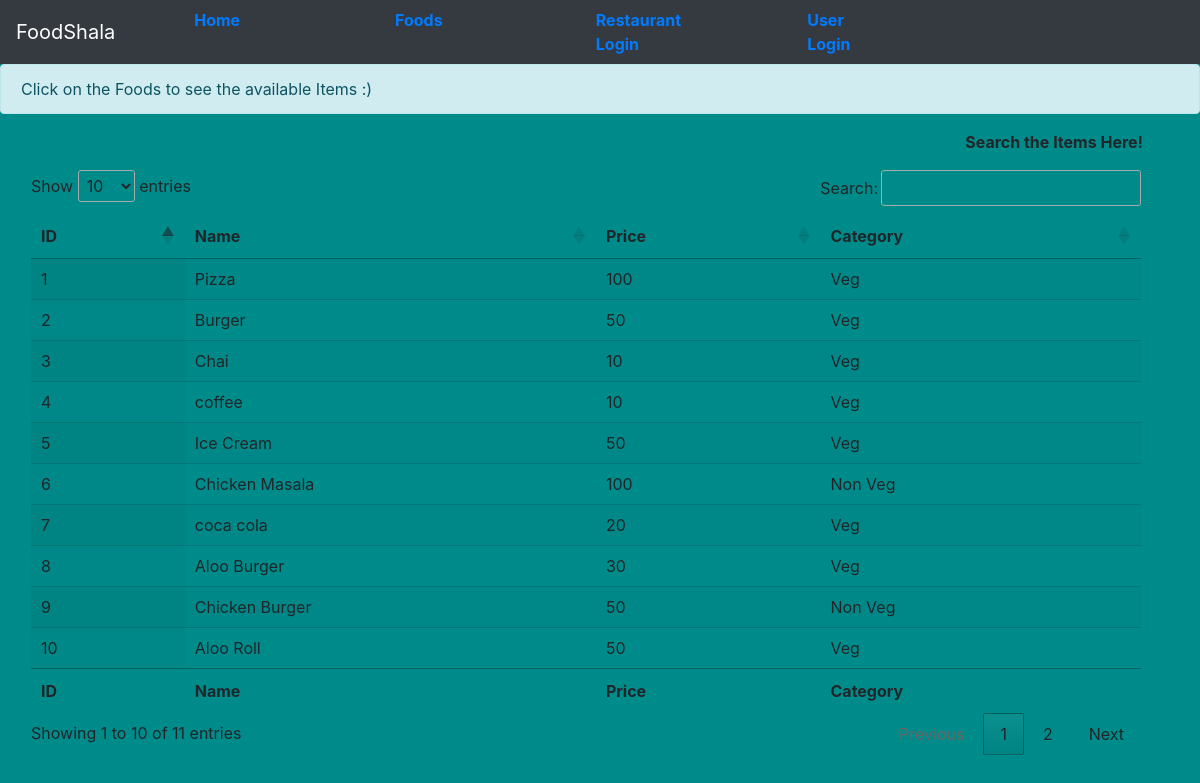
The page /index.php/admin_home/Display_product on the database its author committed.
### tables this page shows
CREATE TABLE `product` (
  `id` int(11) NOT NULL,
  `name` varchar(50) DEFAULT NULL,
  `price` varchar(50) DEFAULT NULL,
  `category` varchar(50) DEFAULT NULL
);

### application/controllers/Admin_home.php (called while the page is built, shortened)
<?php
class Admin_home extends CI_Controller {
	public function Display_product(){
		$this->load->model('Admin_model');
		$r1=$this->Admin_model->select_data();
		$this->load->view('Home',['d1'=>$r1]);
	}
	public function __construct(){
		$this->load->helper('url');
		$this->load->helper('form');
		$this->load->library('form_validation');
		$this->load->library('session');
	}
 }
 ?>

### index.php (called while the page is built, shortened)
<?php
require_once BASEPATH.'core/CodeIgniter.php';

### application/models/Admin_model.php (called while the page is built, shortened)
<?php
class Admin_model extends CI_Model
{
	 public function select_data()
	 {
		$query=$this->db->select(['id','name','price','category'])->from('product')->get();
		return $query->result();
	 }
}
?>

### application/views/Home.php (the view, shortened to what this page needs)
<!doctype html>
<html lang="en">
<head>
    <link rel="stylesheet" href="https://stackpath.bootstrapcdn.com/bootstrap/4.3.1/css/bootstrap.min.css">
    <link rel="stylesheet" type="text/css" href="https://cdn.datatables.net/1.10.21/css/jquery.dataTables.css">
</head>
<body >
    <nav class="navbar navbar-expand-lg navbar-dark bg-dark">
  <a class="navbar-brand" href="#">FoodShala</a>
  <div class="collapse navbar-collapse" id="navbarColor02">
    <ul class="navbar-nav mr-auto">
      <div class="container mx-5">
      <li class="nav-item active">
        <b><?= anchor('Admin_home/Display_product','Home'); ?></b>
      </li>
        </div>
        <div class="container mx-5">
      <li class="nav-item">
        <b><?= anchor('Admin_home/Display_product','Foods'); ?></b>
      </li>
      </div>
      <div class="container mx-5">
      <li class="nav-item">
        <b><?= anchor('admin_login','Restaurant Login'); ?></b>
      </li>
       </div>
       <div class="container mx-5">
      <li class="nav-item">
        <b><?= anchor('user_login','User Login'); ?></b>
      </li>
       </div>
    </ul>
  </div>
</nav>
<div class="alert alert-dismissible alert-info">
   Click on the Foods to see the available Items :)
 </div>
 <div class="container mx-5" align="right">
  <div class="container" >
    <div class="container" >
   <b>Search the Items Here!</b>
   </div>
 </div>
  </div>
<div class="mx-3 my-3 container">
    <table id="example" class="display" style="width:100%">
     <thead>
        <tr>
          <th>ID</th>
           <th>Name</th>
           <th>Price</th>
           <th>Category</th>
        </tr>
     </thead>
     <tbody>
      <?php
      if(isset($d1)){
        foreach ($d1 as $d2) {
        ?>
        <tr>
           <td><?= $d2->id;?></td>
           <td><?= $d2->name;?></td>
           <td><?= $d2->price;?></td>
           <td><?= $d2->category;?></td>
        </tr>
      <?php
         }
         }
      ?>
     </tbody>
     <tfoot>
       <tr>
          <th>ID</th>
           <th>Name</th>
           <th>Price</th>
           <th>Category</th>
        </tr>
     </tfoot>
  </table>
</div>
<br>
<br>
</body>
</html>

### application/views/Home.php (style rules this page uses)
body { background: DarkCyan !important; }

### rows shown on the page
product: id "1", name "Pizza", price "100", category "Veg"
product: id "2", name "Burger", price "50", category "Veg"
product: id "3", name "Chai", price "10", category "Veg"
product: id "4", name "coffee", price "10", category "Veg"
product: id "5", name "Ice Cream", price "50", category "Veg"
product: id "6", name "Chicken Masala", price "100", category "Non Veg"
product: id "7", name "coca cola", price "20", category "Veg"
product: id "8", name "Aloo Burger", price "30", category "Veg"
product: id "9", name "Chicken Burger", price "50", category "Non Veg"
product: id "10", name "Aloo Roll", price "50", category "Veg"

### other values the page prints
anchor('Admin_home/Display_product','Home') "Home"
anchor('Admin_home/Display_product','Foods') "Foods"
anchor('admin_login','Restaurant Login') "Restaurant Login"
anchor('user_login','User Login') "User Login"
